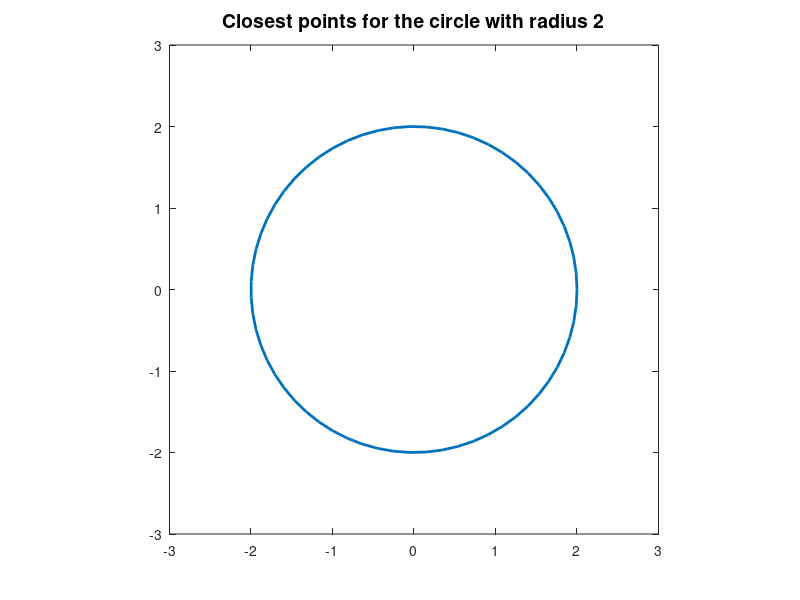

Here is the MATLAB script that generated this plot: (Note: this script raises an error after producing the figure.)
% Question 1: demostratig the closest point computation for a circle.
R = 2;
numpoints = 50;
point = zeros(2, 2);
[Cx, Cy] = pol2cart(linspace(0, 2*pi, 64), R);
figure(1)
plot(Cx, Cy, 'linewidth', 2), hold on
axis([-R*3/2 R*3/2 -R*3/2 R*3/2]); axis square
title(['Closest points for the circle with radius ', num2str(R, 1)],...
    'Fontsize', 14)
for j = 1:numpoints
    point(1, :) = 3*R*rand([2 1]) - 3*R/2;
    point(2, :) = cp_circle(point(1, :), R);
    figure(1), plot(point(:, 1), point(:, 2), '-*', 'linewidth', 2)
end, hold off
function cpV = cp_circle(V, R), cpV = R/norm(V, 2)*V; end    
